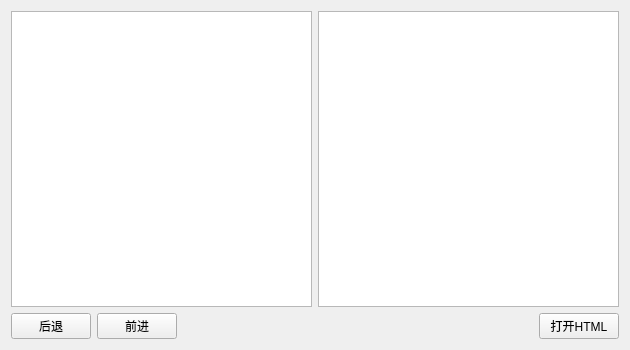
<?xml version="1.0" encoding="UTF-8"?>
<ui version="4.0">
 <class>Widget</class>
 <widget class="QWidget" name="Widget">
  <property name="geometry">
   <rect>
    <x>0</x>
    <y>0</y>
    <width>630</width>
    <height>350</height>
   </rect>
  </property>
  <property name="windowTitle">
   <string>Widget</string>
  </property>
  <layout class="QHBoxLayout" name="horizontalLayout_3">
   <item>
    <layout class="QVBoxLayout" name="verticalLayout">
     <item>
      <widget class="QTextBrowser" name="textBrowser"/>
     </item>
     <item>
      <layout class="QHBoxLayout" name="horizontalLayout">
       <item>
        <widget class="QPushButton" name="pushButtonBackward">
         <property name="text">
          <string>后退</string>
         </property>
        </widget>
       </item>
       <item>
        <widget class="QPushButton" name="pushButtonForeward">
         <property name="text">
          <string>前进</string>
         </property>
        </widget>
       </item>
       <item>
        <spacer name="horizontalSpacer">
         <property name="orientation">
          <enum>Qt::Horizontal</enum>
         </property>
         <property name="sizeHint" stdset="0">
          <size>
           <width>40</width>
           <height>20</height>
          </size>
         </property>
        </spacer>
       </item>
      </layout>
     </item>
    </layout>
   </item>
   <item>
    <layout class="QVBoxLayout" name="verticalLayout_2">
     <item>
      <widget class="QPlainTextEdit" name="plainTextEdit"/>
     </item>
     <item>
      <layout class="QHBoxLayout" name="horizontalLayout_2">
       <item>
        <spacer name="horizontalSpacer_2">
         <property name="orientation">
          <enum>Qt::Horizontal</enum>
         </property>
         <property name="sizeHint" stdset="0">
          <size>
           <width>40</width>
           <height>20</height>
          </size>
         </property>
        </spacer>
       </item>
       <item>
        <widget class="QPushButton" name="pushButtonOpen">
         <property name="text">
          <string>打开HTML</string>
         </property>
        </widget>
       </item>
      </layout>
     </item>
    </layout>
   </item>
  </layout>
 </widget>
 <layoutdefault spacing="6" margin="11"/>
 <resources/>
 <connections/>
</ui>
